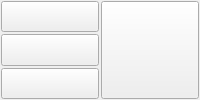
      <widget class="QWidget" name="page_63">
       <layout class="QGridLayout" name="gridLayout_66">
        <property name="margin">
         <number>1</number>
        </property>
        <property name="spacing">
         <number>2</number>
        </property>
        <item row="0" column="0">
         <layout class="QVBoxLayout" name="verticalLayout_34">
          <item>
           <widget class="QPushButton" name="ui_15_Pane1BTN">
            <property name="sizePolicy">
             <sizepolicy hsizetype="Expanding" vsizetype="Expanding">
              <horstretch>0</horstretch>
              <verstretch>0</verstretch>
             </sizepolicy>
            </property>
            <property name="text">
             <string/>
            </property>
            <property name="view" stdset="0">
             <string>pane1</string>
            </property>
           </widget>
          </item>
          <item>
           <widget class="QPushButton" name="ui_15_Pane2BTN">
            <property name="sizePolicy">
             <sizepolicy hsizetype="Expanding" vsizetype="Expanding">
              <horstretch>0</horstretch>
              <verstretch>0</verstretch>
             </sizepolicy>
            </property>
            <property name="text">
             <string/>
            </property>
            <property name="view" stdset="0">
             <string>pane2</string>
            </property>
           </widget>
          </item>
          <item>
           <widget class="QPushButton" name="ui_15_Pane3BTN">
            <property name="sizePolicy">
             <sizepolicy hsizetype="Expanding" vsizetype="Expanding">
              <horstretch>0</horstretch>
              <verstretch>0</verstretch>
             </sizepolicy>
            </property>
            <property name="text">
             <string/>
            </property>
            <property name="view" stdset="0">
             <string>pane3</string>
            </property>
           </widget>
          </item>
         </layout>
        </item>
        <item row="0" column="1">
         <layout class="QHBoxLayout" name="horizontalLayout_87">
          <item>
           <widget class="QPushButton" name="ui_15_Pane4BTN">
            <property name="sizePolicy">
             <sizepolicy hsizetype="Expanding" vsizetype="Expanding">
              <horstretch>0</horstretch>
              <verstretch>0</verstretch>
             </sizepolicy>
            </property>
            <property name="text">
             <string/>
            </property>
            <property name="view" stdset="0">
             <string>pane4</string>
            </property>
           </widget>
          </item>
         </layout>
        </item>
       </layout>
      </widget>
